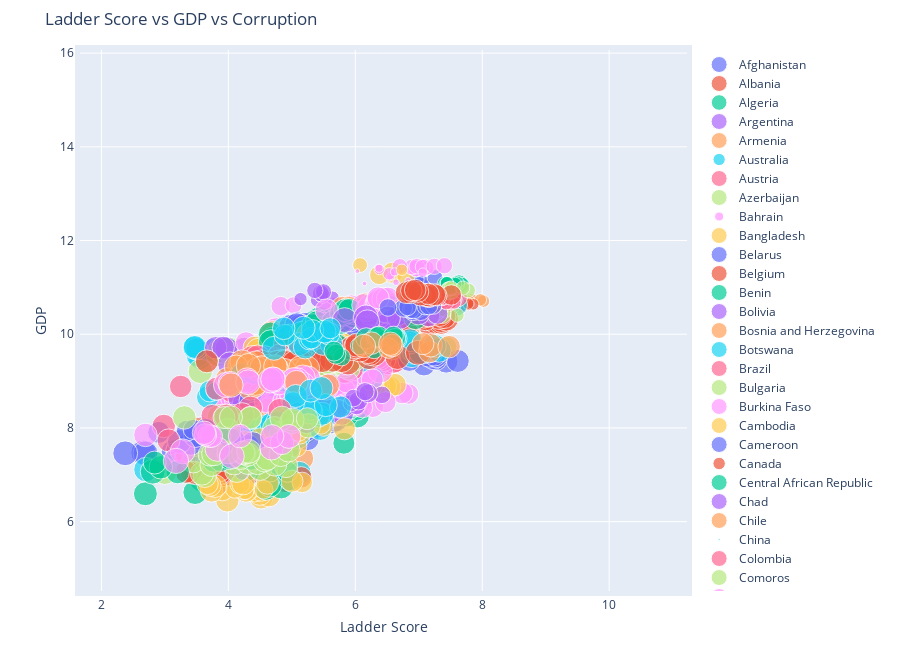

Notebook code for this chart:
### Code cell
import warnings
warnings.filterwarnings('ignore')

figure = bubbleplot(dataset = veri1, x_column = 'Life Ladder', y_column = 'Log GDP per capita', 
    bubble_column = 'year', size_column = 'Corruptionx', color_column = 'Country name',
    x_title = "Ladder Score", y_title = "GDP", title = ' Ladder Score vs GDP vs Corruption',
    x_logscale = False, scale_bubble = 0.1, height = 650)

py.iplot(figure, config={'scrollzoom': True})
